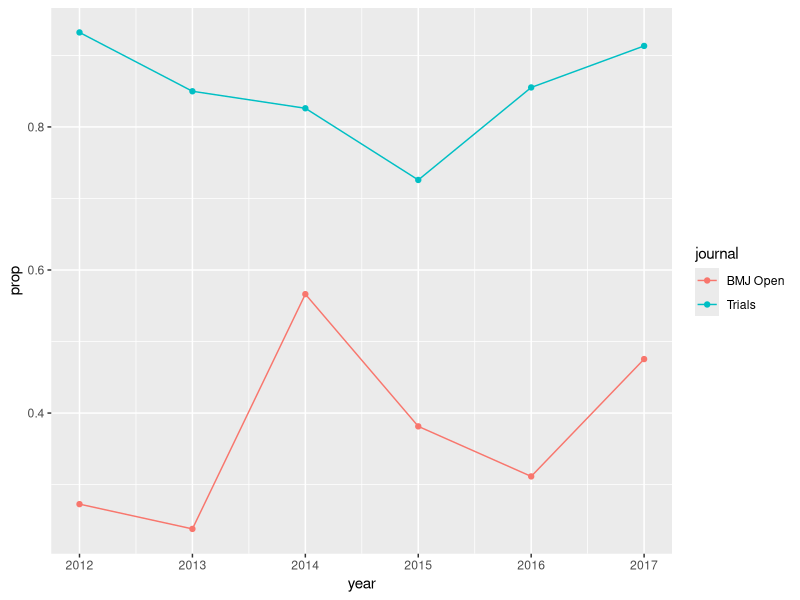

Generate this figure with R:
## ---- chunk 1

library(tidyr)
library(ggplot2)
## ---- chunk 2
data <- data.frame(year = c(2017, 2016, 2015, 2014, 2013, 2012, 2017, 2016, 2015, 2014, 2013, 2012),
                   journal = c(rep("BMJ Open", 6), rep("Trials", 6)),
                   total = c(204, 183, 97, 83, 42, 22, 461, 442, 456, 391, 333, 162),
                   reg = c(97, 57, 37, 47, 10, 6, 421, 378, 331, 323, 283, 151)
                   )

data$prop <- data$reg / data$total
## ---- chunk 3
ggplot(data, aes(x = year, y = prop)) +
        geom_point(aes(color = journal)) +
        geom_line(aes(color = journal))
